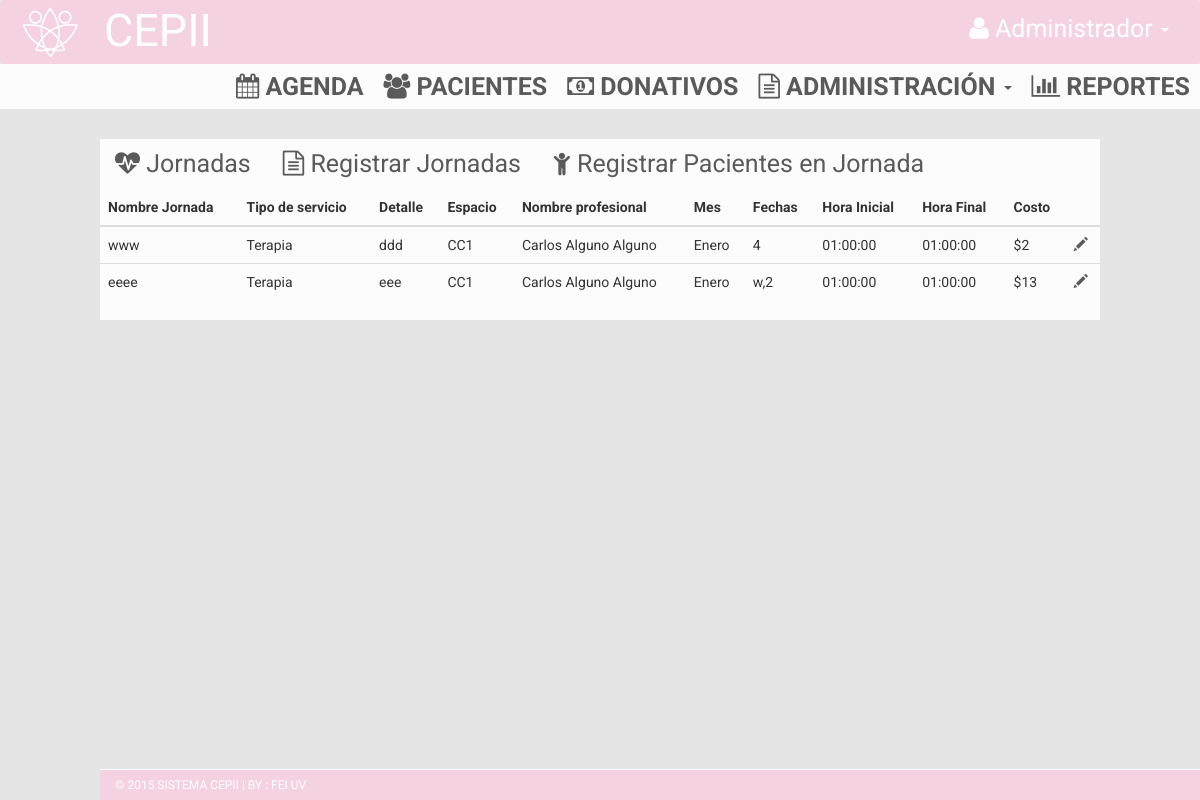
Page /index.php/jornadas on the earlier database version.
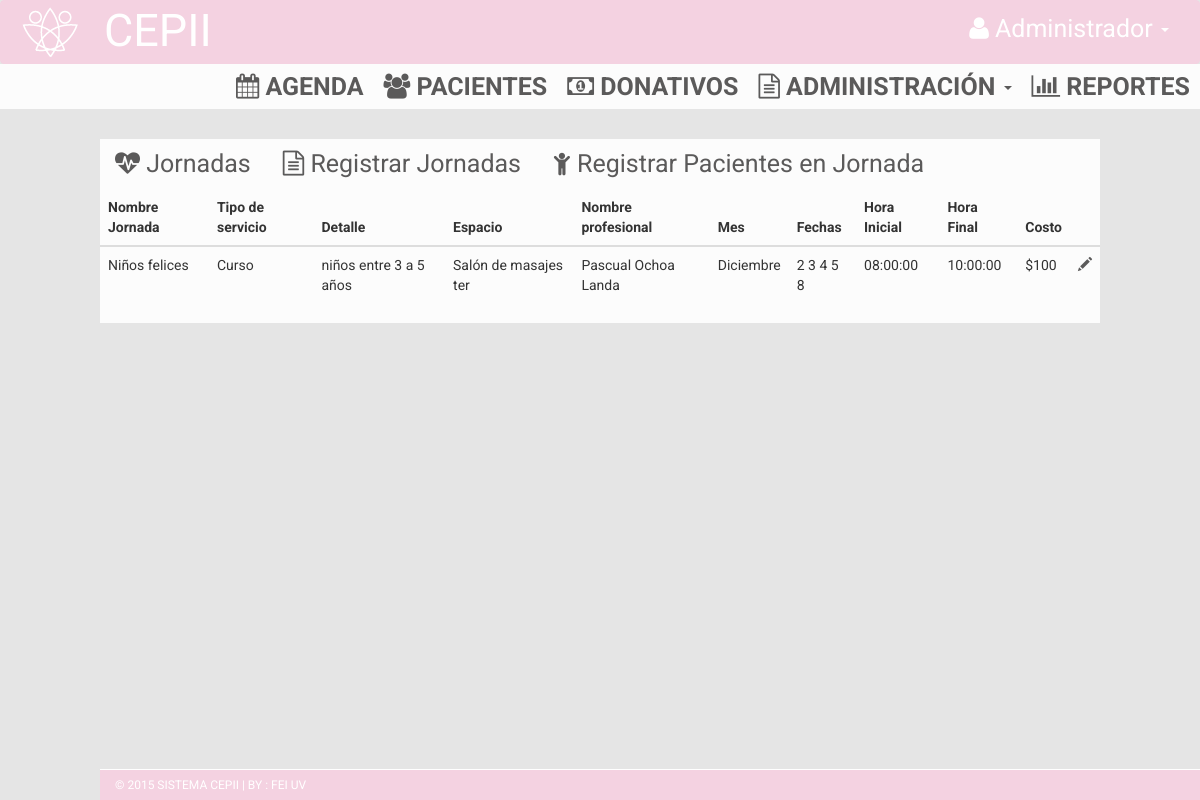
Same page on the later database version.
### tables this page shows
CREATE TABLE `jornada` (
  `idJornada` int(11) NOT NULL,
  `nombreJornada` varchar(35) NOT NULL,
  `tipo_servicio` varchar(45) NOT NULL,
  `detalle` varchar(45) NOT NULL,
  `espacio_idEspacio` int(11) NOT NULL,
  `idProfesional` varchar(45) NOT NULL,
  `año` int(11) NOT NULL,
  `mes` varchar(30) NOT NULL,
  `fechas` varchar(45) NOT NULL,
  `hora_inicio` time NOT NULL,
  `hora_fin` time NOT NULL,
  `costo` int(11) NOT NULL
);

CREATE TABLE `espacio` (
  `idEspacio` int(11) NOT NULL,
  `Nombre` varchar(20) NOT NULL,
  `Capacidad` int(11) NOT NULL,
  `Tipo` tinyint(1) NOT NULL COMMENT '1 si es espacio interno--0 si es externo'
);

CREATE TABLE `profesional` (
  `idProfesional` int(11) NOT NULL,
  `nombrePro` varchar(45) DEFAULT NULL,
  `apaPro` varchar(45) DEFAULT NULL,
  `amaPro` varchar(45) DEFAULT NULL,
  `celPro` varchar(45) DEFAULT NULL,
  `correoPro` varchar(45) DEFAULT NULL,
  `ramaMedica` varchar(45) DEFAULT NULL,
  `usuario` varchar(45) DEFAULT NULL,
  `contraseña` varchar(45) DEFAULT NULL
);

### application/controllers/jornadas.php (called while the page is built, shortened)
<?php
class Jornadas extends CI_Controller {
	public function __construct(){
    	$this->load->helper(array('url', 'form'));
  		$this->load->model('jornadas_model');
  		$this->load->database('default');
	}
	public function index(){
		$data['query'] = $this->jornadas_model->verTodos();
		$this->load->view('admin/view_jornadas',$data);
	}
}

### index.php (called while the page is built, shortened)
<?php
require_once BASEPATH.'core/CodeIgniter.php';

### application/models/jornadas_model.php (called while the page is built, shortened)
<?php if ( ! defined('BASEPATH')) exit('No direct script access allowed');
class Jornadas_model extends CI_Model{
  public function verTodos(){
    $this->db->select('jornada.idJornada, jornada.nombreJornada, jornada.tipo_servicio, jornada.detalle, jornada.espacio_idEspacio, jornada.idProfesional,
                      jornada.año, jornada.mes, jornada.fechas, jornada.hora_inicio, jornada.hora_fin, jornada.costo,
                      espacio.idEspacio, espacio.Nombre, profesional.idProfesional, profesional.nombrePro, profesional.apaPro, profesional.amaPro');
    $this->db->from('jornada');
    $this->db->join('espacio', 'espacio.idEspacio = jornada.espacio_idEspacio');
    $this->db->join('profesional', 'profesional.idProfesional = jornada.idProfesional');
    $query = $this->db->get();
    if ($query->num_rows() > 0){
      return $query->result();
    }else{
      return FALSE;
    }
  }
}

### application/views/admin/view_jornadas.php (the view, shortened to what the changed rows need)
    <!DOCTYPE html>
    <html xmlns="http://www.w3.org/1999/xhtml">
    <head>
        <link href="<?php echo base_url(); ?>assets/css/bootstrap.css" rel="stylesheet" />
        <link href="<?php echo base_url(); ?>assets/css/font-awesome.css" rel="stylesheet" />
        <link href="<?php echo base_url(); ?>assets/css/style.css" rel="stylesheet" />
        <link href="<?php echo base_url(); ?>css/jquery-ui.min.css" rel="stylesheet" />
        <link href="//cdnjs.cloudflare.com/ajax/libs/select2/4.0.1/css/select2.min.css" rel="stylesheet" />
        <link rel="stylesheet" type="text/css" href="http://ajax.googleapis.com/ajax/libs/jqueryui/1/themes/flick/jquery-ui.css">
        <link href="<?php echo base_url(); ?>assets/css/jquery.tagit.css" rel="stylesheet" type="text/css">
    </head>
    <body style="background-color:#e5e5e5;">
    <div class="content-wrapper" style="background-color: #e5e5e5; margin-top: 0px;">
        <br>
        <div id="Conferencias" class="tab">
          <div class="tab-content clearfix">
            <div class="tab-pane active" id="2b">
              <table class="table">
                <thead>
                  <tr>
                    <th>Nombre Jornada</th>
                    <th>Tipo de servicio</th>
                    <th>Detalle</th>
                    <th>Espacio</th>
                    <th>Nombre profesional</th>
                    <th>Mes</th>
                    <th>Fechas</th>
                    <th>Hora Inicial</th>
                    <th>Hora Final</th>
                    <th>Costo</th>
                    <th></th>
                  </tr>
                </thead>
                  <?php foreach ($query as $row): ?>
                    <tr>
                      <td><?php echo $row->nombreJornada; ?></td>
                      <td><?php echo $row->tipo_servicio; ?></td>
                      <td><?php echo $row->detalle; ?></td>
                      <td><?php echo $row->Nombre; ?></td>
                      <td><?php echo $row->nombrePro.' '.$row->apaPro.' '.$row->amaPro; ?></td>
                      <td><?php echo $row->mes; ?></td>
                      <td><?php echo $row->fechas; ?></td>
                      <td><?php echo $row->hora_inicio; ?></td>
                      <td><?php echo $row->hora_fin; ?></td>
                      <td><?php echo '$'.$row->costo; ?></td>
                      <td><a href='#' onclick="ver('<?=base_url()?>jornadas/verPacientesJornada/<?=$row->idJornada?>');"><i class='glyphicon glyphicon-pencil'></i></a></td>
                    </tr>
                  <?php endforeach; ?>
              </table>
            </div>
    </body>
</html>

Differences in the rows shown:
removed jornada: nombreJornada "www", tipo_servicio "Terapia", detalle "ddd", espacio.Nombre "CC1", idProfesional.nombrePro "Carlos", idProfesional.apaPro "Alguno", idProfesional.amaPro "Alguno", mes "Enero", fechas "4", hora_inicio "01:00:00", hora_fin "01:00:00", costo "2"
removed jornada: nombreJornada "eeee", tipo_servicio "Terapia", detalle "eee", espacio.Nombre "CC1", idProfesional.nombrePro "Carlos", idProfesional.apaPro "Alguno", idProfesional.amaPro "Alguno", mes "Enero", fechas "w,2", hora_inicio "01:00:00", hora_fin "01:00:00", costo "13"
now on this page (row edited): jornada: nombreJornada "Niños felices", tipo_servicio "Curso", detalle "niños entre 3 a 5 años", espacio.Nombre "Salón de masajes ter", idProfesional.nombrePro "Pascual", idProfesional.apaPro "Ochoa", idProfesional.amaPro "Landa", mes "Diciembre", fechas "2 3 4 5 8", hora_inicio "08:00:00", hora_fin "10:00:00", costo "100"
